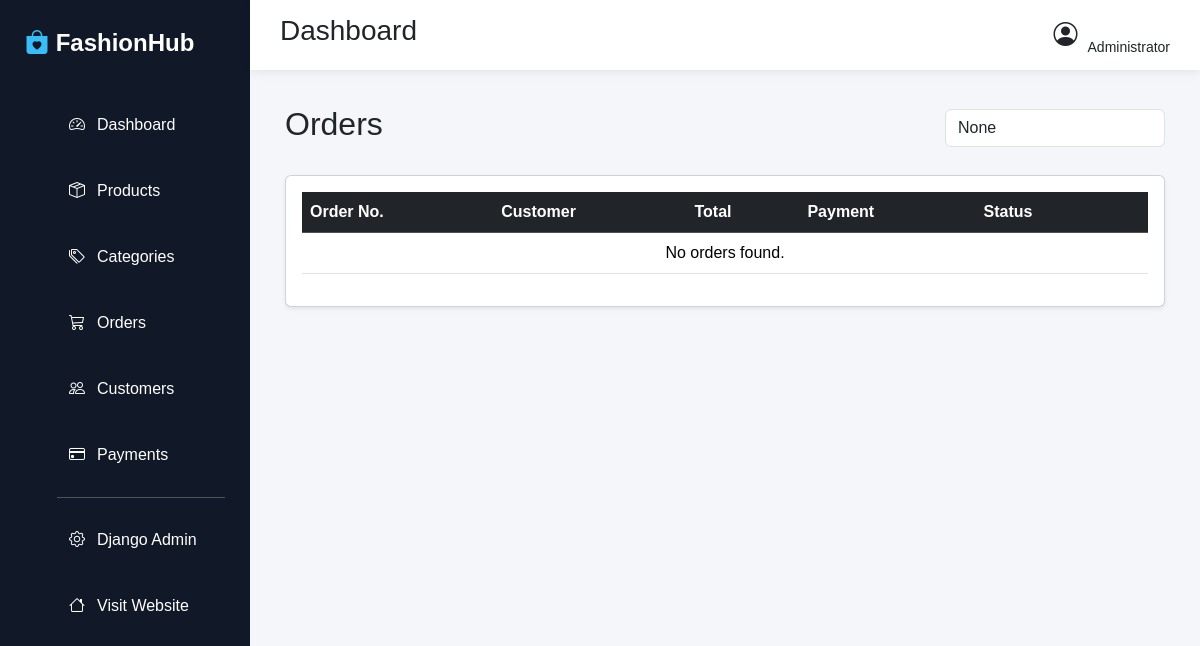
The app's page /dashboard/orders/, older data.
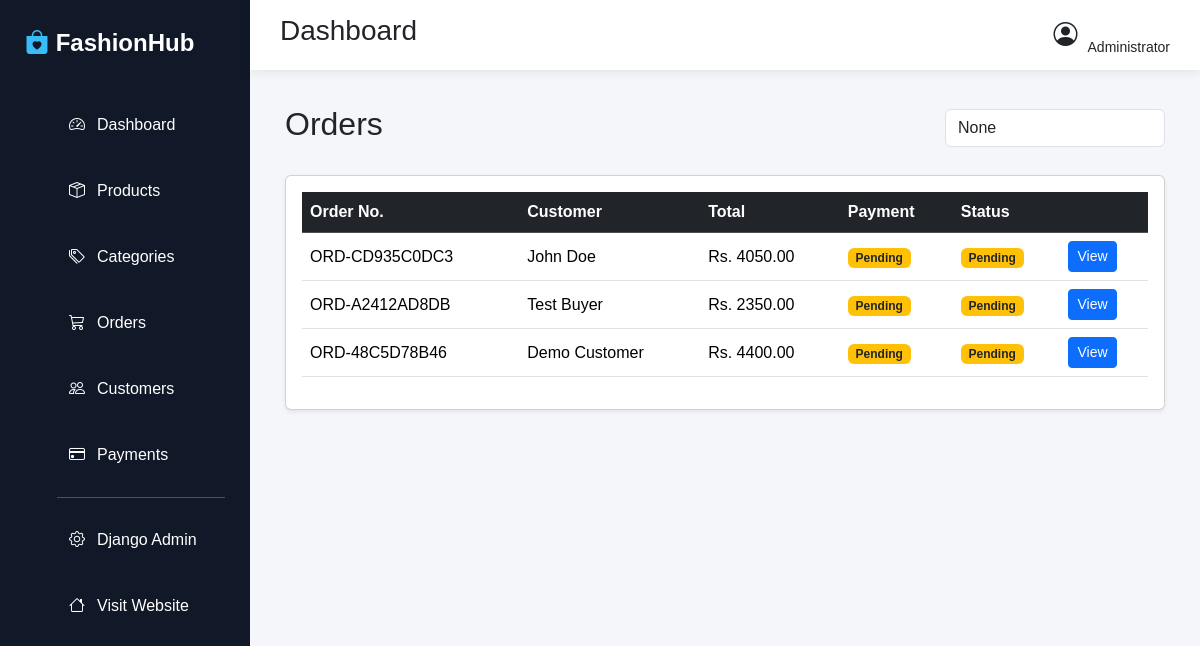
The same page, newer data.
### orders/models.py (models this page shows, shortened)
class Order(models.Model):
    PAYMENT_METHOD_CHOICES = (
        ('COD', 'Cash on Delivery'),
    )
    PAYMENT_STATUS_CHOICES = (
        ('Pending', 'Pending (Pay on Delivery)'),
        ('Paid', 'Paid'),
    )
    STATUS_CHOICES = (
        ('Pending', 'Pending'),
        ('Processing', 'Processing'),
        ('Shipped', 'Shipped'),
        ('Delivered', 'Delivered'),
        ('Cancelled', 'Cancelled'),
    )
    user = models.ForeignKey(
        User,
        on_delete=models.SET_NULL,
        null=True,
        blank=True,
        related_name='orders'
    )
    order_number = models.CharField(max_length=50, unique=True, editable=False)
    full_name = models.CharField(max_length=100)
    email = models.EmailField()
    phone = models.CharField(max_length=20)
    address_line1 = models.CharField(max_length=255)
    address_line2 = models.CharField(max_length=255, blank=True, null=True)
    city = models.CharField(max_length=100)
    state = models.CharField(max_length=100)
    postal_code = models.CharField(max_length=20)
    total_amount = models.DecimalField(max_digits=10, decimal_places=2)
    shipping_fee = models.DecimalField(max_digits=10, decimal_places=2, default=0.00)
    grand_total = models.DecimalField(max_digits=10, decimal_places=2)
    payment_method = models.CharField(max_length=50, choices=PAYMENT_METHOD_CHOICES, default='COD')
    payment_status = models.CharField(max_length=20, choices=PAYMENT_STATUS_CHOICES, default='Pending')
    status = models.CharField(max_length=20, choices=STATUS_CHOICES, default='Pending')
    created_at = models.DateTimeField(auto_now_add=True)
    updated_at = models.DateTimeField(auto_now=True)
    class Meta:
        ordering = ['-created_at']

### admin_dashboard/views.py (the view, shortened to what this page needs)
# urls.py: path("orders/", views.order_list, name="order_list"),
def order_list(request):
    search = request.GET.get("search")
    orders = Order.objects.all().order_by("-created_at")
    return render(
        request,
        "admin_dashboard/orders/order_list.html",
        {
            "orders": orders,
            "search": search,
        }
    )

### cart/context_processors.py (called while the page is built)
def cart_context(request):
    cart_item_count = 0
    if request.user.is_authenticated:
        cart = Cart.objects.filter(user=request.user).first()
        if cart:
            cart_item_count = sum(item.quantity for item in cart.items.all())
    return {
        'cart_item_count': cart_item_count,
    }

### admin_dashboard/templates/admin_dashboard/orders/order_list.html
{% extends "admin_dashboard/base.html" %}
{% block content %}
<div class="d-flex justify-content-between align-items-center mb-4">
    <h2>Orders</h2>
    <form method="GET" class="w-25">
        <input
            type="text"
            name="search"
            class="form-control"
            placeholder="Search orders..."
            value="{{ search }}">
    </form>
</div>
<div class="card shadow-sm">
    <div class="card-body">
        <table class="table table-hover align-middle">
            <thead class="table-dark">
                <tr>
                    <th>Order No.</th>
                    <th>Customer</th>
                    <th>Total</th>
                    <th>Payment</th>
                    <th>Status</th>
                    <th></th>
                </tr>
            </thead>
            <tbody>
            {% for order in orders %}
                <tr>
                    <td>{{ order.order_number }}</td>
                    <td>{{ order.full_name }}</td>
                    <td>Rs. {{ order.grand_total }}</td>
                    <td>
                        {% if order.payment_status == "Paid" %}
                            <span class="badge bg-success">
                                Paid
                            </span>
                        {% else %}
                            <span class="badge bg-warning text-dark">
                                Pending
                            </span>
                        {% endif %}
                    </td>
                    <td>
                        {% if order.status == "Pending" %}
                            <span class="badge bg-warning text-dark">
                                Pending
                            </span>
                        {% elif order.status == "Processing" %}
                            <span class="badge bg-primary">
                                Processing
                            </span>
                        {% elif order.status == "Shipped" %}
                            <span class="badge bg-info">
                                Shipped
                            </span>
                        {% elif order.status == "Delivered" %}
                            <span class="badge bg-success">
                                Delivered
                            </span>
                        {% else %}
                            <span class="badge bg-danger">
                                Cancelled
                            </span>
                        {% endif %}
                    </td>
                    <td>
                        <a href="{% url 'admin_dashboard:order_detail' order.id %}"
                           class="btn btn-sm btn-primary">
                            View
                        </a>
                    </td>
                </tr>
            {% empty %}
                <tr>
                    <td colspan="6" class="text-center">
                        No orders found.
                    </td>
                </tr>
            {% endfor %}
            </tbody>
        </table>
    </div>
</div>
{% endblock %}

Row changes from the older to the newer data that the page shows:
added Order: order_number "ORD-CD935C0DC3", full_name "John Doe", grand_total "4050.00", payment_status "Pending", status "Pending"
added Order: order_number "ORD-A2412AD8DB", full_name "Test Buyer", grand_total "2350.00", payment_status "Pending", status "Pending"
added Order: order_number "ORD-48C5D78B46", full_name "Demo Customer", grand_total "4400.00", payment_status "Pending", status "Pending"
Text that changed along with them:
text no longer shown: "No orders found."
